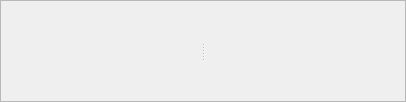
              <widget class="QFrame" name="rightbox_main">
               <property name="styleSheet">
                <string notr="true"/>
               </property>
               <property name="frameShape">
                <enum>QFrame::StyledPanel</enum>
               </property>
               <property name="frameShadow">
                <enum>QFrame::Raised</enum>
               </property>
               <layout class="QHBoxLayout" name="horizontalLayout_9">
                <property name="spacing">
                 <number>0</number>
                </property>
                <property name="leftMargin">
                 <number>0</number>
                </property>
                <property name="topMargin">
                 <number>0</number>
                </property>
                <property name="rightMargin">
                 <number>0</number>
                </property>
                <property name="bottomMargin">
                 <number>0</number>
                </property>
                <item>
                 <widget class="QSplitter" name="splitter">
                  <property name="orientation">
                   <enum>Qt::Horizontal</enum>
                  </property>
                  <widget class="QLabel" name="main_leftbox">
                   <property name="minimumSize">
                    <size>
                     <width>200</width>
                     <height>100</height>
                    </size>
                   </property>
                   <property name="text">
                    <string/>
                   </property>
                  </widget>
                  <widget class="QLabel" name="main_rightbox">
                   <property name="minimumSize">
                    <size>
                     <width>200</width>
                     <height>100</height>
                    </size>
                   </property>
                   <property name="text">
                    <string/>
                   </property>
                  </widget>
                 </widget>
                </item>
               </layout>
              </widget>
